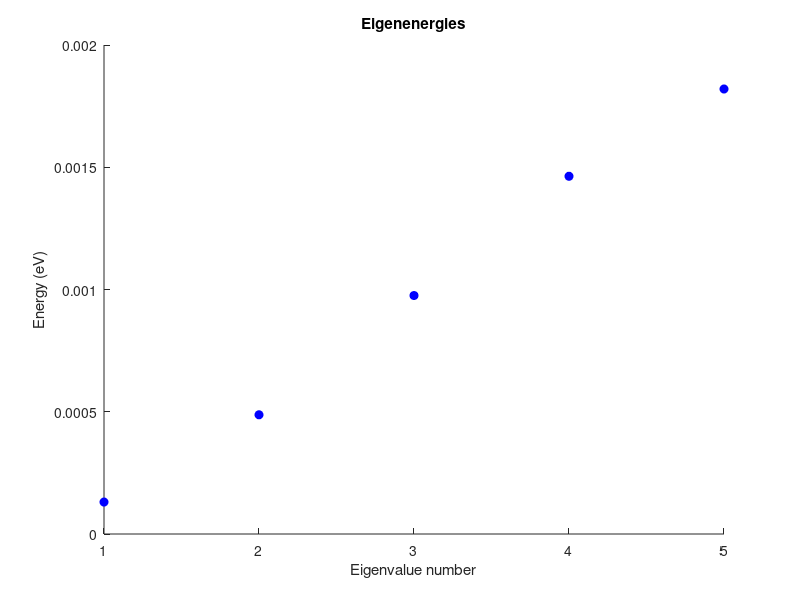
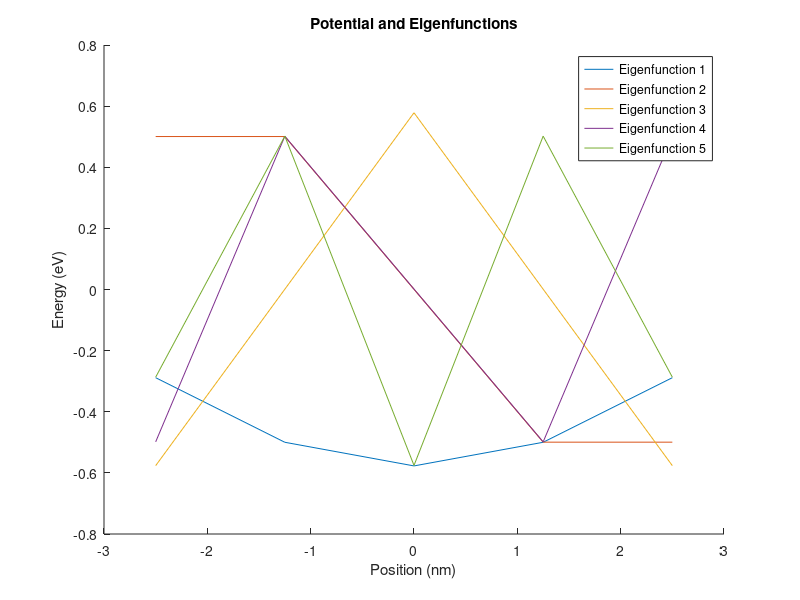

The MATLAB source for these figures, in order:

function schrodingerSolver()
    % Constants
    hbar = 1.0545718e-34; % Reduced Planck's constant (J s)
    e = 1.60217662e-19;   % Elementary charge (C)
    me = 9.10938356e-30 ;  % Electron mass (kg)

    % User inputs in standard units
    disp('Select the potential type:');
    disp('1. Infinite Square Well');
    disp('2. Finite Square Well');
    disp('3. Harmonic Oscillator');
    V_type = input('Enter your choice (1/2/3): ');
    L_nm = input('Enter the width of the well in nm: '); % Width in nanometers
    L = L_nm * 1e-9; % Convert nm to m for calculations
    m_eff = input('Enter the effective mass of the particle as a ratio to me (electron mass): '); % Effective mass as a ratio of electron mass
    m = m_eff * me; % Effective mass in kg
    N = input('Enter the number of grid points: ');
    numEigenvaluesToPlot = input('Enter the number of eigenenergies to plot: ');

    % Define spatial grid
    x = linspace(-L/2, L/2, N)'; % x goes from -L to L to center the harmonic oscillator
    dx = x(2) - x(1); % Grid spacing

    % Initialize the potential V for each type of well
    V = zeros(N, 1);
    V_inf = 1e9 * e;

    %theoritical energies from the analytic formula
    theoreticalEnergies = zeros(numEigenvaluesToPlot, 1);


    if V_type == 1 % Infinite Square Well
        V0_eV=V_inf;
        V(:) = 0; 
        V(1) = V0_eV * e; % Set the first and last point to the barrier height
        V(end) = V0_eV * e;
    elseif V_type == 2 % Finite Square Well
        V0_eV = input('Enter the height of the finite well in eV: ');  % Height in electron volts
        V(1) = V0_eV * e;
        V(end) = V0_eV * e;
    elseif V_type == 3 % Harmonic Oscillator
        k_eV_per_nm2 = input('Enter the spring constant for the harmonic oscillator in eV/nm^2: '); % Spring constant in eV/nm^2
        k = k_eV_per_nm2 * e * (1e9)^2; % Convert eV/nm^2 to J/m^2 for calculations
        V = 0.5 * k * (x).^2; % Parabolic potential centered at L/2
    end

    % Construct the Hamiltonian matrix H using finite differences
    t0 = hbar^2 / (2 * m * dx^2); % Kinetic energy coefficient
    main_diag = 2 * t0 + V; % Main diagonal with kinetic and potential energy
    off_diag = -t0 * ones(N-1, 1); % Off-diagonal with kinetic energy
    H = diag(main_diag) + diag(off_diag, 1) + diag(off_diag, -1);

    % Solve the eigenvalue problem to find energy levels and wavefunctions
    [psi, E] = eig(H);
    energies_eV = diag(E) / e; % Convert the energies from J to eV for output

    % Calculate theoretical energies for Infinite Square Well and Harmonic Oscillator
    if V_type == 1 % Infinite Square Well
        for n = 1:numEigenvaluesToPlot
            theoreticalEnergies(n) = (n^2 * pi^2 * hbar^2) / (2 * m * L^2) / e; % Convert to eV
        end
    elseif V_type == 3 % Harmonic Oscillator
        omega = sqrt(k / m); % Angular frequency
        for n = 1:numEigenvaluesToPlot
            theoreticalEnergies(n) = (n - 0.5) * hbar * omega / e; % Convert to eV
        end
    end

    % Plot the eigenenergies
    figure;
    hold on;
    title('Eigenenergies');
    xlabel('Eigenvalue number');
    ylabel('Energy (eV)');
    
    % Plot eigenenergies as points
    for i = 1:numEigenvaluesToPlot
        plot(i, energies_eV(i), 'bo', 'MarkerFaceColor', 'b');
    end
    hold off;

    % Display calculated and theoretical energies
    if V_type == 1 || V_type == 3 || V_type == 2
        disp('Quantum Well Specifications:');
        fprintf('Well Type: %s\n', getWellType(V_type));
        fprintf('Width of the Well (nm): %.2f\n', L_nm);
        if V_type == 2 % Finite Square Well
            fprintf('Height of the Well (eV): %.2f\n', V0_eV);
        elseif V_type == 3 % Harmonic Oscillator
            fprintf('Spring Constant (eV/nm^2): %.2f\n', k_eV_per_nm2);
        end
        fprintf('Effective Mass (ratio to electron mass): %.2f\n', m_eff);
        fprintf('Number of Grid Points: %d\n', N);

        disp('Calculated and Theoretical Energies (eV):');
        for i = 1:numEigenvaluesToPlot
            fprintf('n = %d: Calculated = %.4f eV, Theoretical = %.4f eV\n', ...
                    i, energies_eV(i), theoreticalEnergies(i));
        end
    end

    % Helper function to get the well type as a string
    function wellType = getWellType(typeNum)
        switch typeNum
            case 1
                wellType = 'Infinite Square Well';
            case 2
                wellType = 'Finite Square Well';
            case 3
                wellType = 'Harmonic Oscillator';
            otherwise
                wellType = 'Unknown';
        end
    end


    % Plot the potential V(x) and eigenfunctions psi(x)
    figure;
    hold on;
    title('Potential and Eigenfunctions');
    xlabel('Position (nm)');
    ylabel('Energy (eV)');
    
    % max_energy = max(energies_eV(1:numEigenvaluesToPlot));
       
    % Plot the potential for the harmonic oscillator
    if V_type == 3
        psi = abs(psi);
        plot(x * 1e9, V / e, 'k-', 'LineWidth', 2, 'DisplayName', 'Potential');
    end

    % Plot eigenfunctions offset by their eigenenergies
    for i = 1:numEigenvaluesToPlot
        % Offset each eigenfunction by its eigenenergy
        offset = energies_eV(i);
        plot(x * 1e9, psi(:,i) + offset, 'DisplayName', ['Eigenfunction ' num2str(i)]);
    end

    legend show;
    hold off;
end
